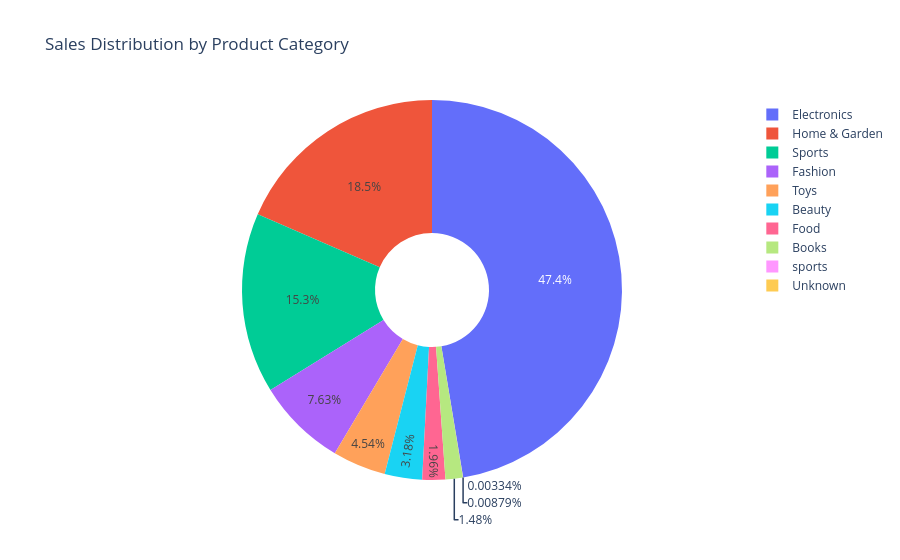

Notebook cell for this chart:
### Code cell
# 2.Pie Chart — Sales Distribution by Product Category


sales_by_category = df.groupby(
    "Product_Category",
    as_index=False
)["Total_Amount"].sum()

fig = px.pie(
    sales_by_category,
    names="Product_Category",
    values="Total_Amount",
    title="Sales Distribution by Product Category",
    hole=0.3
)

fig.show()

### Figure 1 — Plotly figure (JSON) as saved in the notebook; plotly's stock layout.template omitted (floating-point values rounded to 4 significant figures)
{"data": [{"domain": {"x": [0, 1], "y": [0, 1]}, "hole": 0.3, "hovertemplate": "Product_Category=%{label}<br>Total_Amount=%{value}<extra></extra>", "labels": ["Beauty", "Books", "Electronics", "Fashion", "Food", "Home & Garden", "Sports", "Toys", "Unknown", "sports"], "legendgroup": "", "name": "", "showlegend": true, "type": "pie", "values": [156400.0, 72740.0, 2329000.0, 375200.0, 96140.0, 908300.0, 754100.0, 223100.0, 164.1, 431.9]}], "layout": {"legend": {"tracegroupgap": 0}, "title": {"text": "Sales Distribution by Product Category"}}}
